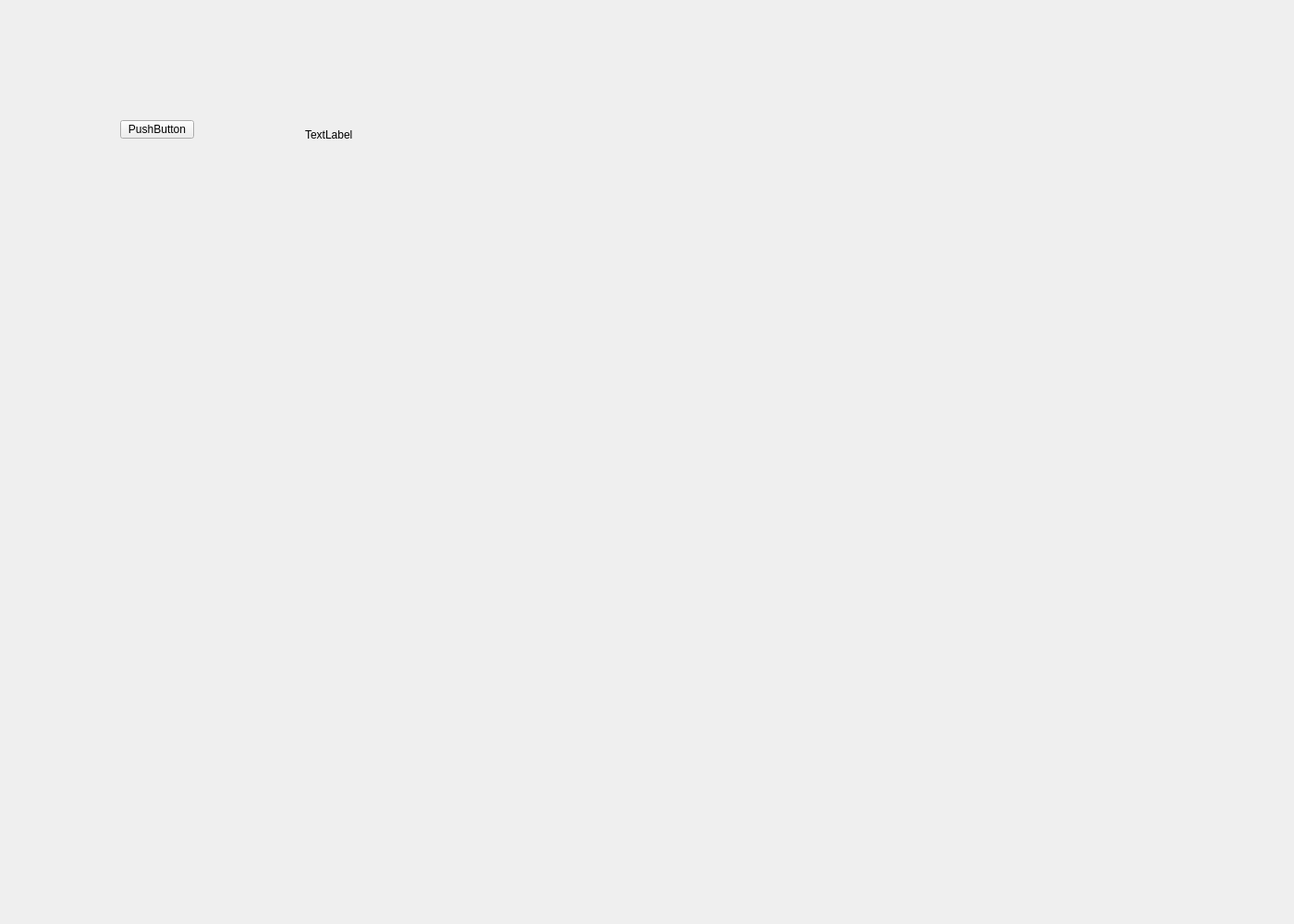
<?xml version="1.0" encoding="UTF-8"?>
<ui version="4.0">
 <class>CafResultWindow</class>
 <widget class="QWidget" name="CafResultWindow">
  <property name="geometry">
   <rect>
    <x>0</x>
    <y>0</y>
    <width>1400</width>
    <height>1000</height>
   </rect>
  </property>
  <property name="windowTitle">
   <string>Form</string>
  </property>
  <widget class="QPushButton" name="backButton">
   <property name="geometry">
    <rect>
     <x>130</x>
     <y>130</y>
     <width>80</width>
     <height>20</height>
    </rect>
   </property>
   <property name="text">
    <string>PushButton</string>
   </property>
  </widget>
  <widget class="QLabel" name="caffeineLabel">
   <property name="geometry">
    <rect>
     <x>330</x>
     <y>140</y>
     <width>54</width>
     <height>12</height>
    </rect>
   </property>
   <property name="text">
    <string>TextLabel</string>
   </property>
  </widget>
  <widget class="QWidget" name="background" native="true">
   <property name="geometry">
    <rect>
     <x>0</x>
     <y>0</y>
     <width>1441</width>
     <height>991</height>
    </rect>
   </property>
   <property name="styleSheet">
    <string notr="true">QWidget#background {  
    border-image:url(:/icons/background.png) 0 0 0 0 stretch stretch;
	background-size: contain;  
}</string>
   </property>
  </widget>
  <zorder>background</zorder>
  <zorder>backButton</zorder>
  <zorder>caffeineLabel</zorder>
 </widget>
 <resources/>
 <connections/>
</ui>
